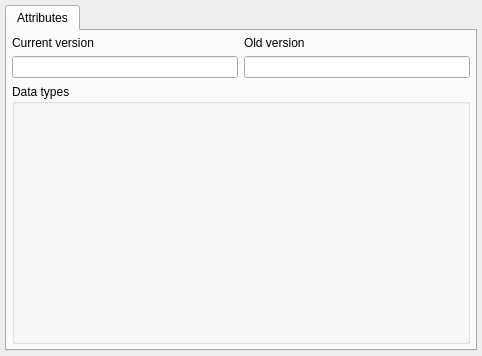
<?xml version="1.0" encoding="UTF-8"?>
<ui version="4.0">
 <class>ExtensionWidget</class>
 <widget class="QWidget" name="ExtensionWidget">
  <property name="geometry">
   <rect>
    <x>0</x>
    <y>0</y>
    <width>482</width>
    <height>356</height>
   </rect>
  </property>
  <layout class="QVBoxLayout" name="verticalLayout_3">
   <property name="leftMargin">
    <number>5</number>
   </property>
   <property name="topMargin">
    <number>5</number>
   </property>
   <property name="rightMargin">
    <number>5</number>
   </property>
   <property name="bottomMargin">
    <number>5</number>
   </property>
   <item>
    <widget class="QTabWidget" name="ext_attribs_tbw">
     <property name="currentIndex">
      <number>0</number>
     </property>
     <widget class="QWidget" name="ext_attribs_tab">
      <attribute name="icon">
       <iconset resource="../../res/resources.qrc">
        <normaloff>:/icons/icons/attribute.png</normaloff>:/icons/icons/attribute.png</iconset>
      </attribute>
      <attribute name="title">
       <string>Attributes</string>
      </attribute>
      <layout class="QGridLayout" name="gridLayout">
       <property name="leftMargin">
        <number>5</number>
       </property>
       <property name="topMargin">
        <number>5</number>
       </property>
       <property name="rightMargin">
        <number>5</number>
       </property>
       <property name="bottomMargin">
        <number>5</number>
       </property>
       <item row="0" column="0">
        <layout class="QVBoxLayout" name="verticalLayout">
         <item>
          <widget class="QLabel" name="cur_ver_lbl">
           <property name="sizePolicy">
            <sizepolicy hsizetype="Preferred" vsizetype="Fixed">
             <horstretch>0</horstretch>
             <verstretch>0</verstretch>
            </sizepolicy>
           </property>
           <property name="text">
            <string>Current version</string>
           </property>
          </widget>
         </item>
         <item>
          <widget class="QLineEdit" name="cur_ver_edt">
           <property name="sizePolicy">
            <sizepolicy hsizetype="Expanding" vsizetype="Fixed">
             <horstretch>0</horstretch>
             <verstretch>0</verstretch>
            </sizepolicy>
           </property>
           <property name="minimumSize">
            <size>
             <width>100</width>
             <height>0</height>
            </size>
           </property>
           <property name="clearButtonEnabled">
            <bool>true</bool>
           </property>
          </widget>
         </item>
        </layout>
       </item>
       <item row="0" column="1">
        <layout class="QVBoxLayout" name="verticalLayout_2">
         <item>
          <widget class="QLabel" name="old_ver_lbl">
           <property name="sizePolicy">
            <sizepolicy hsizetype="Preferred" vsizetype="Fixed">
             <horstretch>0</horstretch>
             <verstretch>0</verstretch>
            </sizepolicy>
           </property>
           <property name="text">
            <string>Old version</string>
           </property>
          </widget>
         </item>
         <item>
          <widget class="QLineEdit" name="old_ver_edt">
           <property name="sizePolicy">
            <sizepolicy hsizetype="Expanding" vsizetype="Fixed">
             <horstretch>0</horstretch>
             <verstretch>0</verstretch>
            </sizepolicy>
           </property>
           <property name="minimumSize">
            <size>
             <width>100</width>
             <height>0</height>
            </size>
           </property>
           <property name="clearButtonEnabled">
            <bool>true</bool>
           </property>
          </widget>
         </item>
        </layout>
       </item>
       <item row="1" column="0" colspan="2">
        <widget class="QGroupBox" name="types_gb">
         <property name="sizePolicy">
          <sizepolicy hsizetype="Preferred" vsizetype="Expanding">
           <horstretch>0</horstretch>
           <verstretch>0</verstretch>
          </sizepolicy>
         </property>
         <property name="title">
          <string>Data types</string>
         </property>
        </widget>
       </item>
      </layout>
     </widget>
    </widget>
   </item>
  </layout>
 </widget>
 <resources>
  <include location="../../res/resources.qrc"/>
 </resources>
 <connections/>
</ui>
